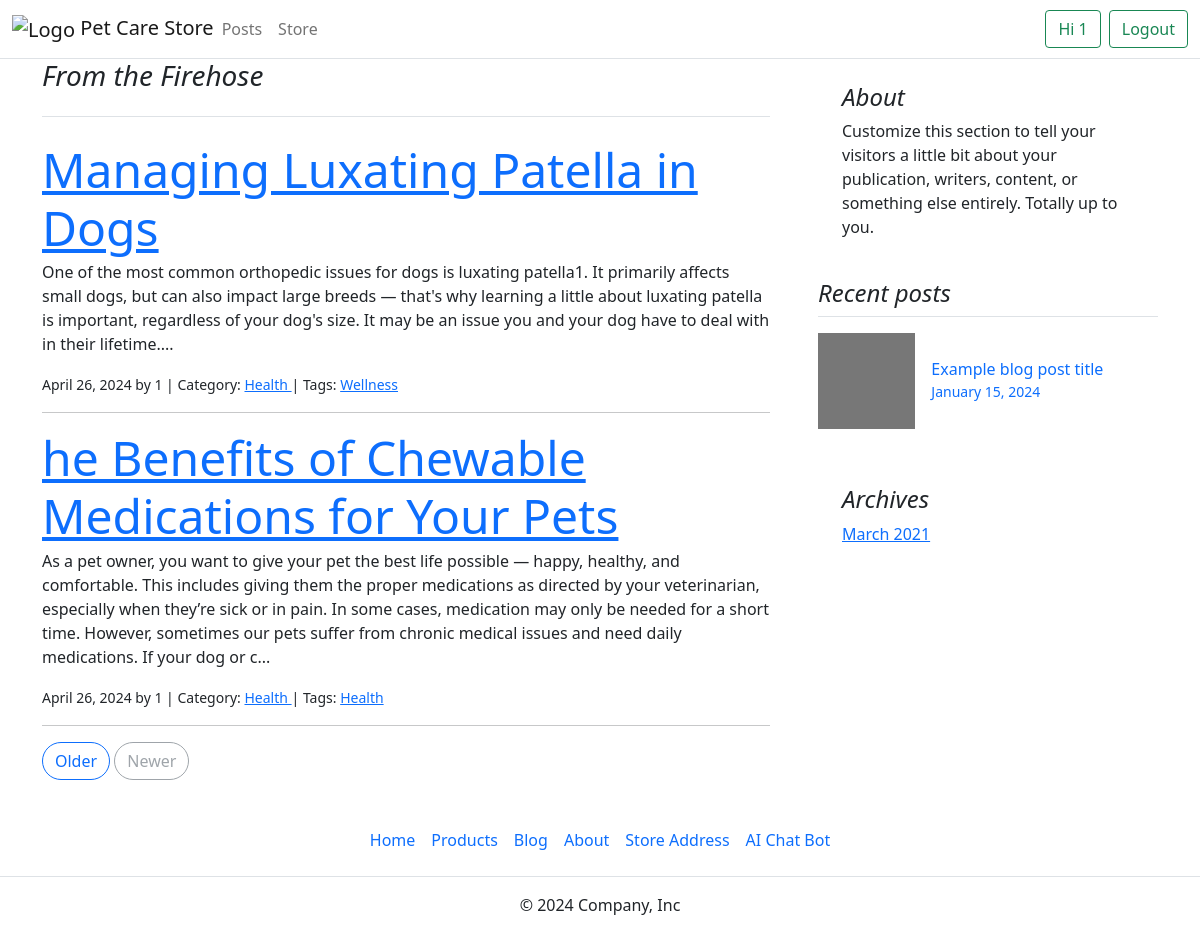
Screenshot of /blog/category/Health/ (signed in) with the database file from the repository.
### blog/models.py (models this page shows, shortened)
class Post(models.Model):
    title = models.CharField(max_length=255)
    body = models.TextField()
    created_on = models.DateTimeField(auto_now_add=True)
    last_modified = models.DateTimeField(auto_now=True)
    author = models.ForeignKey(Author, on_delete=models.CASCADE)
    categories = models.ManyToManyField("Category", related_name="posts")
    tags = models.ManyToManyField("Tag", related_name="posts")

class Author(models.Model):
    user = models.OneToOneField(User, on_delete=models.CASCADE)
    def __str__(self):
        return self.user.username

class Category(models.Model):
    name = models.CharField(max_length=30)
    class Meta:
        verbose_name_plural = "categories"

class Tag(models.Model):
    name = models.CharField(max_length=30)
    class Meta:
        verbose_name_plural = "tags"

### blog/views.py (the view)
# urls.py: path("category/<category>/", views.blog_category, name="blog_category"),
def blog_category(request, category):
    posts = Post.objects.filter(
        categories__name__contains=category
    ).order_by("-created_on")
    context = {
        "category": category,
        "posts": posts,
    }
    return render(request, "blog/category.html", context)

### templates/blog/category.html (shortened to what this page needs)
{% extends "blog/index.html" %}

### templates/blog/index.html
{% extends "bbbase.html" %}
{% block page_content %}
    {% block posts %}
        <main class="container">
            <div class="row g-5">
              <div class="col-md-8">
                <h3 class="pb-4 mb-4 fst-italic border-bottom">
                  From the Firehose
                </h3>
                {% for post in posts %}
                <article class="blog-post">
                  <h2 class="display-5 link-body-emphasis mb-1">
                    <a href="{% url 'blog_detail' post.pk %}">{{ post.title }}</a>
                  </h2>
                  <p>{{ post.body | slice:":400" }}...</p>
                  <small>
                    {{ post.created_on.date }} by {{ post.author }} | Category:
                    {% for category in post.categories.all %}
                        <a href="{% url 'blog_category' category.name %}">
                            {{ category.name }}
                        </a>
                    {% endfor %}
                    | Tags:
                    {% for tag in post.tags.all %}
                        <a href="{% url 'blog_tag' tag.name %}">
                            {{ tag.name }}
                        </a>
                    {% endfor %}
                </small>
                  <hr>
                </article>
                {% endfor %}
                <nav class="blog-pagination" aria-label="Pagination">
                  <a class="btn btn-outline-primary rounded-pill" href="#">Older</a>
                  <a class="btn btn-outline-secondary rounded-pill disabled" aria-disabled="true">Newer</a>
                </nav>
              </div>
              <div class="col-md-4">
                <div class="position-sticky" style="top: 2rem;">
                  <div class="p-4 mb-3 bg-body-tertiary rounded">
                    <h4 class="fst-italic">About</h4>
                    <p class="mb-0">Customize this section to tell your visitors a little bit about your publication, writers, content, or something else entirely. Totally up to you.</p>
                  </div>
                  <div>
                    <h4 class="fst-italic">Recent posts</h4>
                    <ul class="list-unstyled">
                      <li>
                        <a class="d-flex flex-column flex-lg-row gap-3 align-items-start align-items-lg-center py-3 link-body-emphasis text-decoration-none border-top" href="#">
                          <svg class="bd-placeholder-img" width="100%" height="96" xmlns="http://www.w3.org/2000/svg" aria-hidden="true" preserveAspectRatio="xMidYMid slice" focusable="false"><rect width="100%" height="100%" fill="#777"></rect></svg>
                          <div class="col-lg-8">
                            <h6 class="mb-0">Example blog post title</h6>
                            <small class="text-body-secondary">January 15, 2024</small>
                          </div>
                        </a>
                      </li>
                    </ul>
                  </div>
                  <div class="p-4">
                    <h4 class="fst-italic">Archives</h4>
                    <ol class="list-unstyled mb-0">
                      <li><a href="#">March 2021</a></li>
                    </ol>
                  </div>
                </div>
              </div>
            </div>
          </main>
    {% endblock posts %}
{% endblock page_content %}

### templates/bbbase.html (shortened to what this page needs)
{% load static %}
<!DOCTYPE html>
<html>
<head>
    <link href="https://cdn.jsdelivr.net/npm/bootstrap@5.0.0-beta1/dist/css/bootstrap.min.css" rel="stylesheet">
</head>
<body>
    <header>
        <nav class="navbar navbar-expand-md navbar-light bg-white border-bottom">
            <div class="container-fluid">
                <a class="navbar-brand" href="/">
                    <img src="https://raw.githubusercontent.com/vtcstudent2021/DjangoTest/test/StoreDjangoProject/stroe/static/image/Logo.png" alt="Logo" width="60" height="60" >
                    Pet Care Store
                </a>
                <div class="collapse navbar-collapse d-grid gap-2 d-md-block" id="navbarCollapse">
                    <ul class="navbar-nav me-auto mb-2 mb-md-0">
                        <li class="nav-item"><a class="nav-link" href="{% url "blog_index" %}">Posts</a></li>
                        <li class="nav-item"><a class="nav-link" href="/">Store</a></li>
                    </ul>
                    {%if request.user.is_authenticated %}
                        <span class="btn btn-outline-success">Hi {{ request.user.username | title }}</span>
                        <a type="button" role="button" class="btn btn-outline-success" href="{% url 'logout' %}">Logout</a>
                    {%else%}
                        <a type="button" role="button" class="btn btn-outline-success" href="{% url 'login' %}">Login</a>
                        <a type="button" role="button" class="btn btn-outline-success" href="{% url 'register' %}">Register</a>
                    {%endif%}
                </div>
            </div>
        </nav>
    </header>
    {% block page_content %}{% endblock page_content %}
    <footer class="py-3 my-4">
        <ul class="nav justify-content-center border-bottom pb-3 mb-3">
          <li class="nav-item"><a href="#" class="nav-link px-2 text-body-secondary">Home</a></li>
          <li class="nav-item"><a href="#" class="nav-link px-2 text-body-secondary">Products</a></li>
          <li class="nav-item"><a href="#" class="nav-link px-2 text-body-secondary">Blog</a></li>
          <li class="nav-item"><a href="#" class="nav-link px-2 text-body-secondary">About</a></li>
          <li class="nav-item"><a href="#" class="nav-link px-2 text-body-secondary">Store Address</a></li>
          <li class="nav-item"><a href="#" class="nav-link px-2 text-body-secondary">AI Chat Bot</a></li>
        </ul>
        <p class="text-center text-body-secondary">© 2024 Company, Inc</p>
      </footer>
</body>
</html>

### rows the page displays
Post: title "Managing Luxating Patella in Dogs", body "One of the most common orthopedic issues for dogs is luxating patella1. It primarily affects small dogs, but can also impact large breeds — that's why learning a little about luxating patella is important, regardless of your dog's size. It may be an issue you and your dog have to deal with in their lifetime.", created_on "April 26, 2024", author "1"
Category: name "Health"
Tag: name "Wellness"
Post: title "he Benefits of Chewable Medications for Your Pets", body "As a pet owner, you want to give your pet the best life possible — happy, healthy, and comfortable. This includes giving them the proper medications as directed by your veterinarian, especially when they’re sick or in pain. In some cases, medication may only be needed for a short time. However, sometimes our pets suffer from chronic medical issues and need daily medications. If your dog or c", created_on "April 26, 2024", author "1"
Tag: name "Health"

### other values shown
{{ request.user.username | title }} "1"
